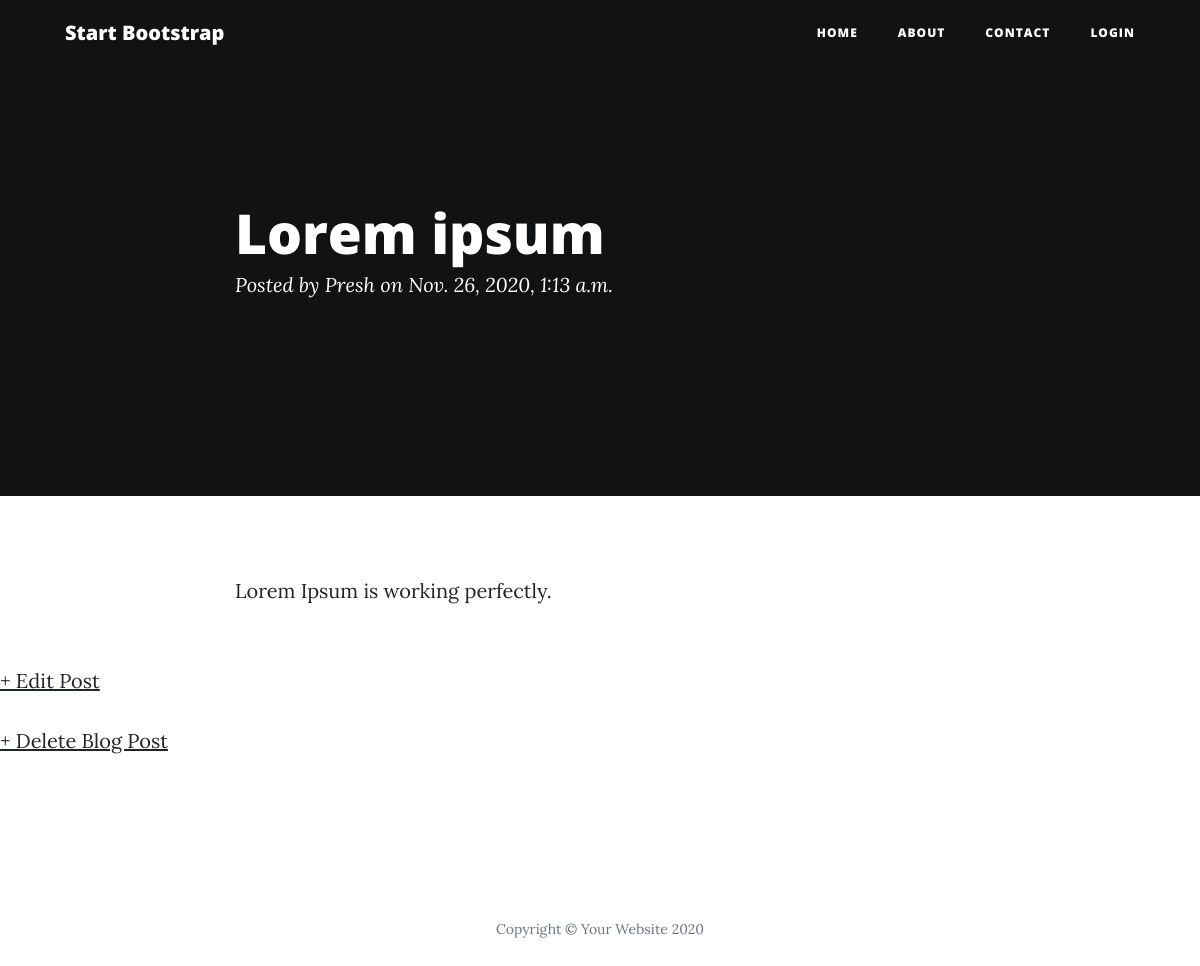
Screenshot of /post/3/ with the database file from the repository.
### blogs/models.py (models this page shows, shortened)
class Post(models.Model):
    title = models.CharField(max_length=200)
    author = models.ForeignKey('auth.User', on_delete=models.CASCADE,) # Allows for many to one relationship
    body = models.TextField()
    date = models.DateTimeField(auto_now_add=True)

### blogs/views.py (the view)
# urls.py: path('post/<int:pk>/', BlogDetailView.as_view(), name='post_detail'),
class BlogDetailView(DetailView):
    model = Post
    template_name = 'blogs/post.html'

### blogs/templates/blogs/post.html (shortened to what this page needs)
{% extends 'blogs/base.html' %}
{% block content %}
  <header class="masthead" style="background-color: black">
    <div class="overlay"></div>
    <div class="container">
      <div class="row">
        <div class="col-lg-8 col-md-10 mx-auto">
          <div class="post-heading">
            <h1>{{ post.title }}</h1>
            <span class="meta">Posted by
              {{ post.author }}
              on {{ post.date }}</span>
          </div>
        </div>
      </div>
    </div>
  </header>
 <article>
    <div class="container">
      <div class="row">
        <div class="col-lg-8 col-md-10 mx-auto">
        <p>{{ post.body }}
        </div>
      </div>
    </div>
 </article>
<p><a href="{% url 'post_edit' post.pk %}">+ Edit Post</a></p>
<p><a href="{% url 'post_delete' post.pk %}">+ Delete Blog Post</a></p>
{% endblock content %}

### rows the page displays
Post: title "Lorem ipsum", author "Presh", date "Nov. 26, 2020, 1:13 a.m.", body "Lorem Ipsum is working perfectly."
